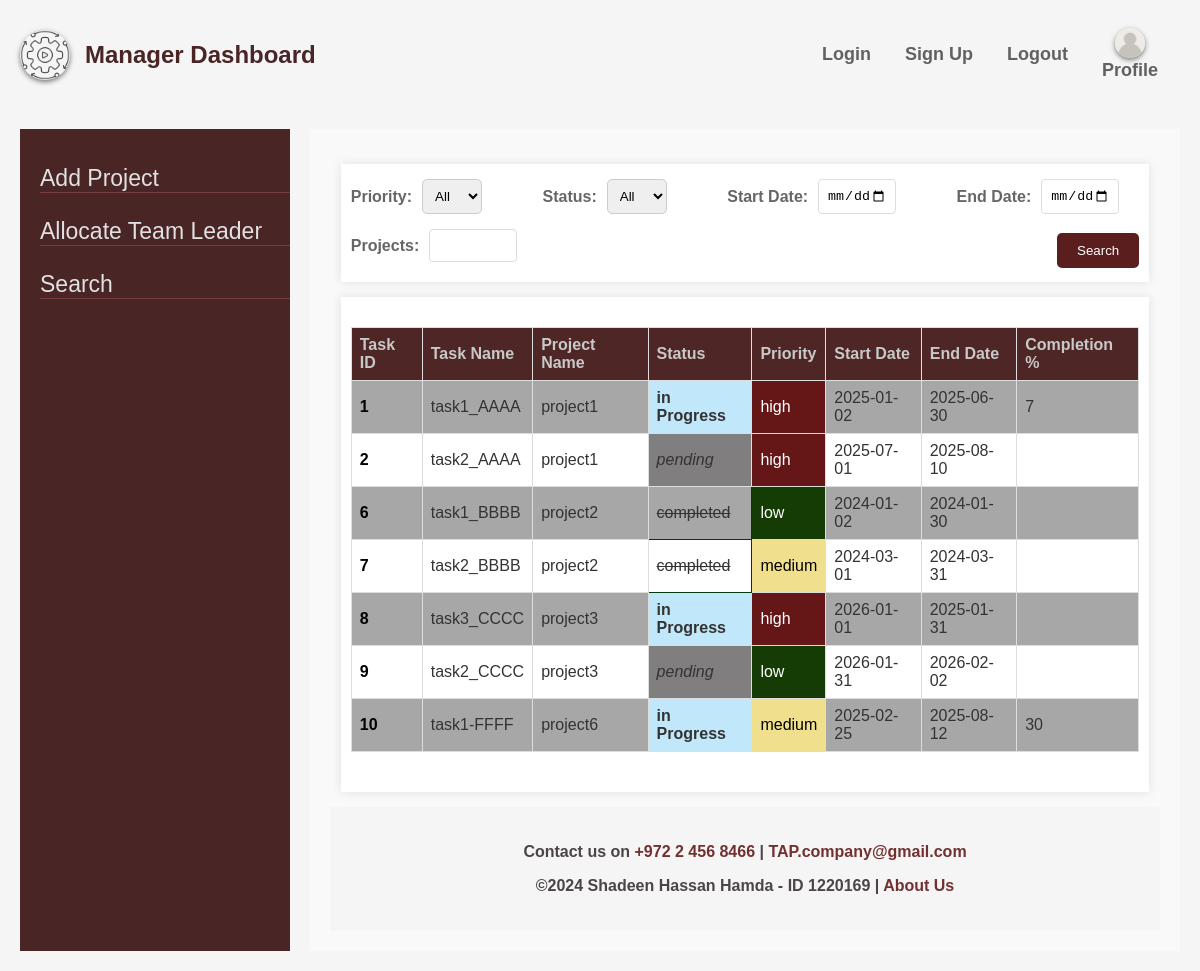
Page /search.php (signed in) on the committed database.
### tables this page shows
CREATE TABLE `tasks` (
  `task_id` int NOT NULL,
  `task_name` varchar(255) NOT NULL,
  `description` text NOT NULL,
  `project_id` varchar(255) NOT NULL,
  `start_date` date NOT NULL,
  `end_date` date NOT NULL,
  `effort` int NOT NULL,
  `status` varchar(20) DEFAULT 'Pending',
  `priority` varchar(20) NOT NULL,
  `progress` int DEFAULT NULL
);

CREATE TABLE `projects` (
  `project_id` varchar(10) NOT NULL,
  `project_title` varchar(255) NOT NULL,
  `project_description` text,
  `customer_name` varchar(255) DEFAULT NULL,
  `total_budget` int DEFAULT NULL,
  `start_date` date DEFAULT NULL,
  `end_date` date DEFAULT NULL,
  `doc1_path` varchar(255) DEFAULT NULL,
  `doc1_title` varchar(255) DEFAULT NULL,
  `doc2_path` varchar(255) DEFAULT NULL,
  `doc2_title` varchar(255) DEFAULT NULL,
  `doc3_path` varchar(255) DEFAULT NULL,
  `doc3_title` varchar(255) DEFAULT NULL,
  `leaderId` int DEFAULT NULL
);

### search.php (the view, shortened to what this page needs)
<?php
include("db.php.inc.php");
$filters = [
    'priority' => $_POST['priority'] ?? $_GET['priority'] ?? '',
    'status' => $_POST['status'] ?? $_GET['status'] ?? '',
    'start_date' => $_POST['start_date'] ?? $_GET['start_date'] ?? '',
    'end_date' => $_POST['end_date'] ?? $_GET['end_date'] ?? '',
    'projectName' => $_POST['projectName'] ?? $_GET['projectName'] ?? ''
];
$query = "SELECT t.*, p.project_title FROM tasks t JOIN projects p ON t.project_id = p.project_id";
$sort = $_GET['sort'] ?? 'task_id';
$sort_order = $_GET['order'] ?? 'asc';
$query .= " ORDER BY $sort $sort_order";
$stmt = $pdo->prepare($query);
$stmt->execute();
$tasks = $stmt->fetchAll();
?>
<!DOCTYPE html>
<html lang="en">
<main>
    <div class="containerr">
        <form action="<?php echo $_SERVER['PHP_SELF']; ?>" method="post" class="search-form">
            <div class="formGroup">
                <label for="priority" class="form-label">Priority:</label>
                <select name="priority" id="priority" class="form-control">
                    <option value="">All</option>
                </select>
            </div>
            <div class="formGroup">
                <label for="status" class="form-label">Status:</label>
                <select name="status" id="status" class="form-control">
                    <option value="">All</option>
                </select>
            </div>
            <div class="formGroup">
                <label for="start_date" class="form-label">Start Date:</label>
                <input type="date" name="start_date" id="start_date" class="form-control">
            </div>
            <div class="formGroup">
                <label for="end_date" class="form-label">End Date:</label>
                <input type="date" name="end_date" id="end_date" class="form-control">
            </div>
            <div class="formGroup">
                <label for="project" class="form-label">Projects:</label>
                <input type="text" name="projectName" id="project" class="form-control">
            </div>
            <button type="submit" class="btn">Search</button>
        </form>
    </div>
    <div class="containerr">
        <?php if (!empty($tasks)): ?>
            <table>
                <thead>
                    <tr>
                        <th><a href="?sort=task_id&order=<?php echo $sort_order == 'asc' ? 'desc' : 'asc'; ?>&<?php echo http_build_query($filters); ?>">Task ID</a></th>
                        <th><a href="?sort=task_name&order=<?php echo $sort_order == 'asc' ? 'desc' : 'asc'; ?>&<?php echo http_build_query($filters); ?>">Task Name</a></th>
                        <th><a href="?sort=project_title&order=<?php echo $sort_order == 'asc' ? 'desc' : 'asc'; ?>&<?php echo http_build_query($filters); ?>">Project Name</a></th>
                        <th><a href="?sort=status&order=<?php echo $sort_order == 'asc' ? 'desc' : 'asc'; ?>&<?php echo http_build_query($filters); ?>">Status</a></th>
                        <th><a href="?sort=priority&order=<?php echo $sort_order == 'asc' ? 'desc' : 'asc'; ?>&<?php echo http_build_query($filters); ?>">Priority</a></th>
                        <th><a href="?sort=start_date&order=<?php echo $sort_order == 'asc' ? 'desc' : 'asc'; ?>&<?php echo http_build_query($filters); ?>">Start Date</a></th>
                        <th><a href="?sort=end_date&order=<?php echo $sort_order == 'asc' ? 'desc' : 'asc'; ?>&<?php echo http_build_query($filters); ?>">End Date</a></th>
                        <th><a href="?sort=progress&order=<?php echo $sort_order == 'asc' ? 'desc' : 'asc'; ?>&<?php echo http_build_query($filters); ?>">Completion %</a></th>
                    </tr>
                </thead>
                <tbody>
                    <?php foreach ($tasks as $task): ?>
                        <tr>
                            <td><a href="details.php?id=<?php echo ($task['task_id']); ?>"><?php echo ($task['task_id']); ?></a></td>
                            <td><?php echo ($task['task_name']); ?></td>
                            <td><?php echo ($task['project_title']); ?></td>
                            <td class="status-<?php echo str_replace(' ', '-', strtolower($task['status'])); ?>"><?php echo ($task['status']); ?></td>
                            <td class="priority-<?php echo strtolower($task['priority']); ?>"><?php echo ($task['priority']); ?></td>
                            <td><?php echo ($task['start_date']); ?></td>
                            <td><?php echo ($task['end_date']); ?></td>
                            <td><?php echo ($task['progress']); ?></td>
                        </tr>
                    <?php endforeach; ?>
                </tbody>
            </table>
        <?php endif;
        ?>
    </div>
</main>
<footer>
    <p>Contact us on <a href="tel:+97224568466">+972 2 456 8466</a> | <a href="mailto:TAP.company@gmail.com">TAP.company@gmail.com</a></p>
    <p>©2024 Shadeen Hassan Hamda - ID 1220169 | <a href="aboutUs.php">About Us</a></p>
</footer>
</body>
</html>

### mainStyle.css (style rules this page uses)
body { margin: 0; padding: 0; display: flex; flex-direction: column; height: 100vh; font-family: 'Franklin Gothic Medium', 'Arial Narrow', Arial, sans-serif; color: #333; }
h1, h2 { color: #4a2525; }
#main-header { display: flex; justify-content: space-between; align-items: center; padding: 10px 20px; background-color: #f5f5f5; }
#logo { display: flex; align-items: center; }
#logo img { margin-right: 15px; }
#header-links a { color: #626060; text-decoration: none; padding: 8px 12px; font-weight: bold; font-size: 18px; }
#header-links { display: flex; align-items: center; justify-content: space-between; gap: 10px; padding: 10px; }
#header-links a.profile-link { display: flex; flex-direction: column; align-items: center; gap: 2px; }
#header-links a img { width: 30px; height: 30px; }
#main-container { display: flex; flex: 1; padding: 20px; }
#left-nav { width: 250px; background-color: #4a2525; color: #a4a5a4; padding-top: 20px; padding-left: 20px; }
#left-nav ul { list-style-type: none; padding-left: 0; }
#left-nav ul li { margin-bottom: 25px; border-bottom: 1px solid #763e3e; }
#left-nav ul li a { text-decoration: none; color: #e1e1e1; font-size: 23px; }
#main-content { flex: 1; margin-left: 20px; padding: 20px; background-color: #f9f9f9; }
footer { text-align: center; padding: 20px; background-color: #f5f5f5; position: relative; bottom: 0; font-weight: bold; }
input, select, textarea { padding: 8px; margin-bottom: 10px; border: 1px solid #ccc; border-radius: 4px; display: block; margin-top: 10px; width: 100%; }
input[type="text"], input[type="number"], input[type="date"], textarea, input[type="file"] { width: 100%; padding: 8px; border: 1px solid #ddd; border-radius: 4px; }
table { width: 100%; border-collapse: collapse; margin-top: 20px; margin-bottom: 30px; }
th, td { text-align: center; padding: 12px; border-bottom: 3px solid #bcbbbb; }
th { background-color: #4f2626; color: rgb(201, 200, 200); }
tr:nth-child(odd) { background-color: #a8a7a7; }
a { text-decoration: none; }
body { font-family: Arial, sans-serif; }
input, select, button { padding: 8px; margin-top: 5px; }
a { color: #723131; }
html { background-color: #f5f5f5; }
p { color: #4c4545; font-size: medium; }
.priority-low { background-color: #153c05; color: white; }
.priority-medium { background-color: #f0e08e; color: black; }
.priority-high { background-color: #651717; color: white; }
.status-pending { font-style: italic; background-color: #807e7e; }
.status-in-progress { font-weight: bolder; background-color: #c1e8fa; }
.status-completed { text-decoration: line-through; border: 1px solid #013a0e; }
th a { color: rgb(201, 200, 200); }
td a { color: rgb(0, 0, 0); font-weight: bolder; }
label { margin-bottom: 5px; font-weight: bold; }
label { display: block; margin-bottom: 5px; color: #666; }
.containerr { width: 95%; margin: 15px auto; background: #fff; padding: 10px; box-shadow: 0 0 10px rgba(0, 0, 0, 0.1); }
.search-form { display: flex; flex-wrap: wrap; align-items: center; justify-content: space-between; }
.formGroup { display: flex; align-items: center; margin-right: 20px; }
.form-label { margin-right: 10px; font-weight: bold; }
.form-control, .formSelect { padding: 8px; border: 1px solid #ccc; border-radius: 5px; width: 60px; }
.formGroup input[type="date"] { width: 60px; }
.formGroup input[type="text"] { width: 70px; }
.form-control { flex-grow: 1; }
.btn { padding: 10px 20px; background-color: #5b1e1e; color: white; border: none; border-radius: 5px; cursor: pointer; text-align: center; }
table { width: 100%; border-collapse: collapse; }
th, td { border: 1px solid #ddd; padding: 8px; text-align: left; }
thead { background-color: #f4f4f4; }
img { width: 50px; height: auto; border-radius: 50%; box-shadow: 0 2px 5px rgba(0, 0, 0, 0.5); transition: all 0.3s ease; }

### rows in the picture
tasks: task_id "1", task_name "task1_AAAA", project.project_title "project1", status "in Progress", priority "high", start_date "2025-01-02", end_date "2025-06-30", progress "7"
tasks: task_id "2", task_name "task2_AAAA", project.project_title "project1", status "pending", priority "high", start_date "2025-07-01", end_date "2025-08-10"
tasks: task_id "6", task_name "task1_BBBB", project.project_title "project2", status "completed", priority "low", start_date "2024-01-02", end_date "2024-01-30"
tasks: task_id "7", task_name "task2_BBBB", project.project_title "project2", status "completed", priority "medium", start_date "2024-03-01", end_date "2024-03-31"
tasks: task_id "8", task_name "task3_CCCC", project.project_title "project3", status "in Progress", priority "high", start_date "2026-01-01", end_date "2025-01-31"
tasks: task_id "9", task_name "task2_CCCC", project.project_title "project3", status "pending", priority "low", start_date "2026-01-31", end_date "2026-02-02"
tasks: task_id "10", task_name "task1-FFFF", project.project_title "project6", status "in Progress", priority "medium", start_date "2025-02-25", end_date "2025-08-12", progress "30"
